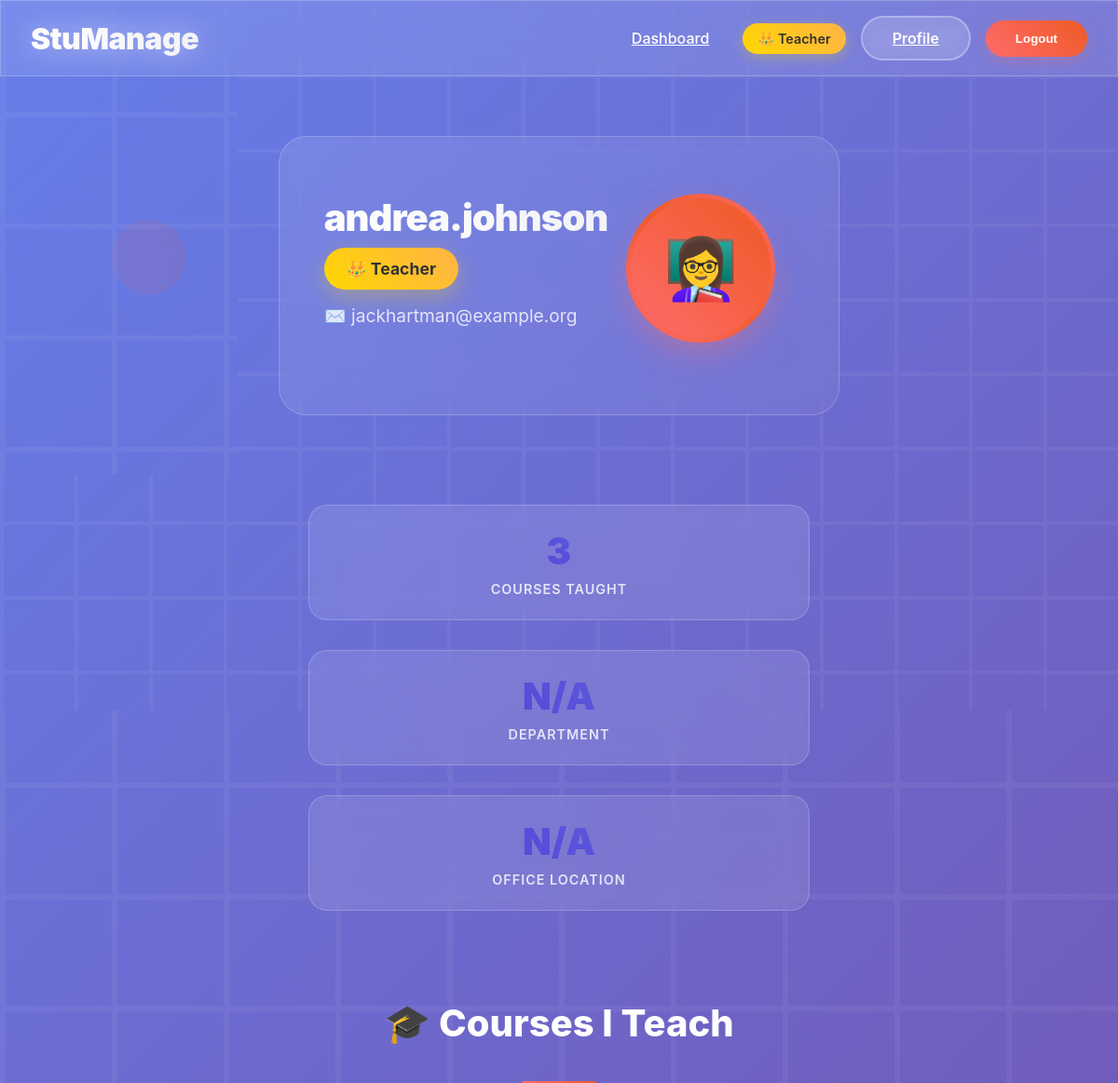
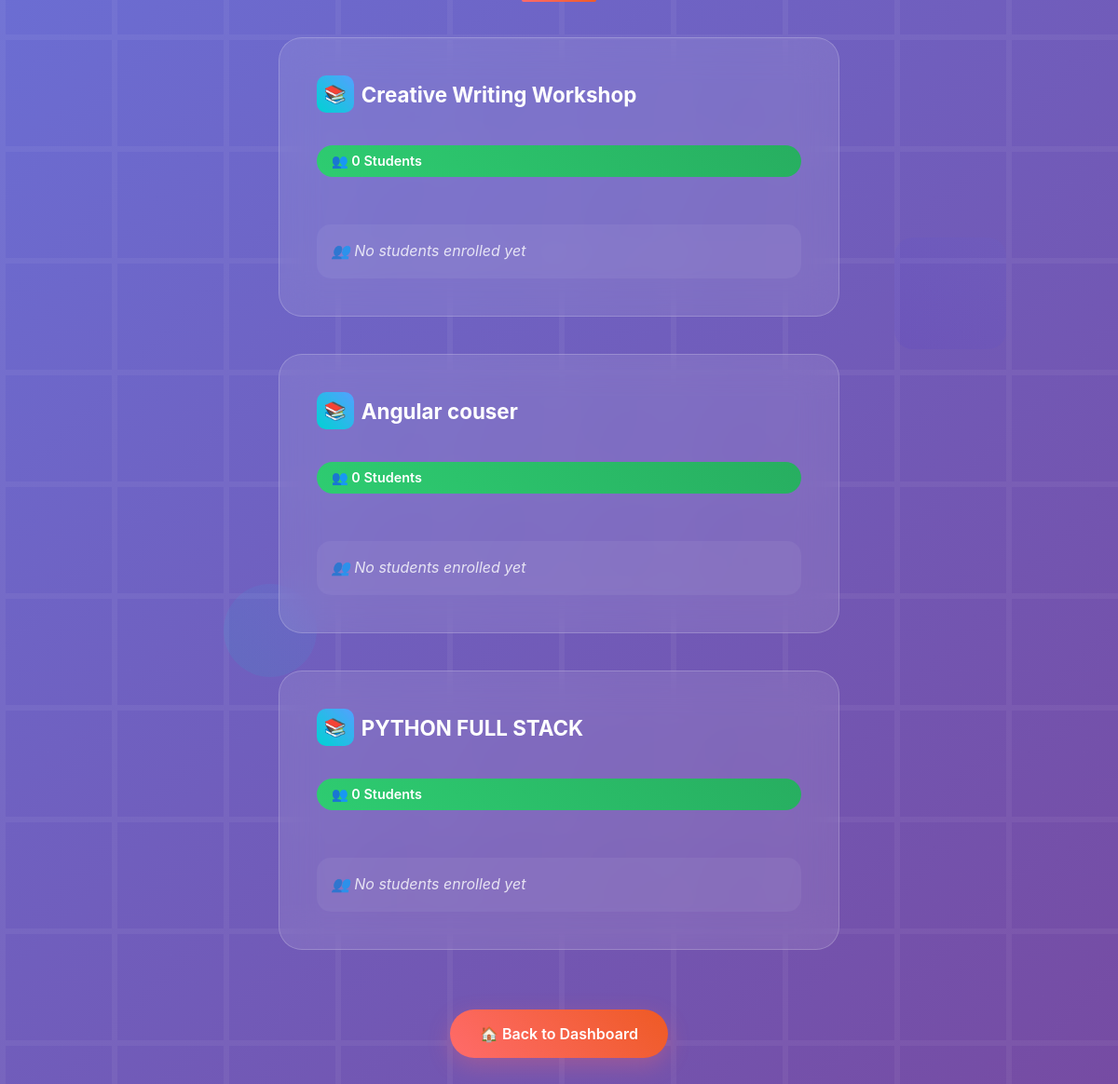
The app's page /accounts/profile/ (signed in) with its own data (2 pictures, top to bottom).
### accounts/models.py (models this page shows, shortened)
class Profile(models.Model):
    USER_ROLES = (
        ('student', 'Student'),
        ('teacher', 'Teacher'),
        ('admin', 'Admin'),
    )
    user = models.OneToOneField(User, on_delete=models.CASCADE)
    role = models.CharField(max_length=10, choices=USER_ROLES)
    bio = models.TextField(blank=True)
    student_id = models.CharField(max_length=20, blank=True, null=True)
    enrollment_year = models.IntegerField(blank=True, null=True)
    department = models.CharField(max_length=100, blank=True, null=True)
    office_location = models.CharField(max_length=100, blank=True, null=True)

### courses/models.py (models this page shows, shortened)
class Course(models.Model):
    title = models.CharField(max_length=100)
    description = models.TextField()
    teacher = models.ForeignKey(Profile, on_delete=models.CASCADE, limit_choices_to={'role': 'teacher'})
    created_at = models.DateTimeField(auto_now_add=True)

### accounts/views.py (the view, shortened to what this page needs)
# urls.py: path('profile/', account_views.profile_view, name='profile')
@login_required
def profile_view(request):
    profile = request.user.profile
    context = {'profile': profile}
    if profile.role == 'teacher':
        courses = Course.objects.filter(teacher=profile)
        course_data = []
        for course in courses:
            enrolled_students = Enrollment.objects.filter(course=course)
            course_data.append({
                'course': course,
                'enrollments': enrolled_students
            })
        context['courses'] = course_data
    return render(request, 'accounts/profile.html', context)

### templates/accounts/profile.html (shortened to what this page needs)
{% extends 'base.html' %}
{% block content %}
<div class="main-container">
    <div class="content-wrapper">
        <div class="profile-hero">
            <div class="profile-info">
                <h1 class="profile-name">{{ profile.user.username }}</h1>
                <div class="profile-role">
                    {% if profile.role == 'student' %}🎓 Student
                    {% elif profile.role == 'teacher' %}👑 Teacher
                    {% else %}👤 {{ profile.role|capfirst }}{% endif %}
                </div>
                <div class="profile-email">✉️ {{ profile.user.email }}</div>
            </div>
            <div class="profile-avatar-section">
                <div class="profile-avatar">
                    {% if profile.role == 'student' %}👨‍🎓
                    {% elif profile.role == 'teacher' %}👩‍🏫
                    {% else %}👤{% endif %}
                </div>
            </div>
        </div>
        {% if profile.role == 'student' %}
            <div class="full-width-section">
                <div class="stats-grid">
                    <div class="stat-card">
                        <div class="stat-number">{{ profile.student_id }}</div>
                        <div class="stat-label">Student ID</div>
                    </div>
                    <div class="stat-card">
                        <div class="stat-number">{{ profile.enrollment_year }}</div>
                        <div class="stat-label">Enrollment Year</div>
                    </div>
                    <div class="stat-card">
                        <div class="stat-number">{{ enrollments|length }}</div>
                        <div class="stat-label">Enrolled Courses</div>
                    </div>
                </div>
            </div>
        {% elif profile.role == 'teacher' %}
            <div class="full-width-section">
                <div class="stats-grid">
                    <div class="stat-card">
                        <div class="stat-number">{{ courses|length }}</div>
                        <div class="stat-label">Courses Taught</div>
                    </div>
                    <div class="stat-card">
                        <div class="stat-number">{{ profile.department|default:"N/A" }}</div>
                        <div class="stat-label">Department</div>
                    </div>
                    <div class="stat-card">
                        <div class="stat-number">{{ profile.office_location|default:"N/A" }}</div>
                        <div class="stat-label">Office Location</div>
                    </div>
                </div>
            </div>
        {% endif %}
    </div>
</div>
{% if profile.role == 'student' %}
    <div class="full-width-section">
        <h2 class="section-title">📚 My Enrolled Courses</h2>
        {% if enrollments %}
            <div class="courses-grid">
                {% for item in enrollments %}
                    <div class="course-card">
                        <div class="course-title">
                            <div class="course-icon">📖</div>
                            {{ item.course.title }}
                        </div>
                        {% if item.grade.score %}
                            {% if item.grade.score >= 90 %}
                                <div class="grade-badge grade-a">🏆 Grade: {{ item.grade.score }}</div>
                            {% elif item.grade.score >= 80 %}
                                <div class="grade-badge grade-b">⭐ Grade: {{ item.grade.score }}</div>
                            {% elif item.grade.score >= 70 %}
                                <div class="grade-badge grade-c">📊 Grade: {{ item.grade.score }}</div>
                            {% else %}
                                <div class="grade-badge grade-c">📈 Grade: {{ item.grade.score }}</div>
                            {% endif %}
                        {% else %}
                            <div class="grade-badge grade-pending">⏳ Grade: Pending</div>
                        {% endif %}
                        {% if item.grade.feedback %}
                            <div class="feedback-text">
                                💬 "{{ item.grade.feedback }}"
                            </div>
                        {% else %}
                            <div class="feedback-text">
                                💭 No feedback available yet
                            </div>
                        {% endif %}
                    </div>
                {% endfor %}
            </div>
        {% else %}
            <div class="empty-state">
                <div class="empty-icon">📚</div>
                <p>You haven't enrolled in any courses yet!</p>
            </div>
        {% endif %}
    </div>
{% elif profile.role == 'teacher' %}
    <div class="full-width-section">
        <h2 class="section-title">🎓 Courses I Teach</h2>
        {% if courses %}
            <div class="courses-grid">
                {% for item in courses %}
                    <div class="course-card">
                        <div class="course-title">
                            <div class="course-icon">📚</div>
                            {{ item.course.title }}
                        </div>
                        <div class="grade-badge grade-a">
                            👥 {{ item.enrollments|length }} Students
                        </div>
                        {% if item.enrollments %}
                            <div class="student-list">
                                {% for enroll in item.enrollments %}
                                    <div class="student-item">
                                        <div class="student-avatar">
                                            {{ enroll.student.user.username|first|upper }}
                                        </div>
                                        {{ enroll.student.user.username }}
                                    </div>
                                {% endfor %}
                            </div>
                        {% else %}
                            <div class="feedback-text">
                                👥 No students enrolled yet
                            </div>
                        {% endif %}
                    </div>
                {% endfor %}
            </div>
        {% else %}
            <div class="empty-state">
                <div class="empty-icon">🎓</div>
                <p>You haven't been assigned any courses yet!</p>
            </div>
        {% endif %}
    </div>
{% endif %}
<div class="action-buttons">
    <a href="{% url 'dashboard' %}" class="btn-primary">🏠 Back to Dashboard</a>
</div>
{% endblock %}

### templates/base.html (shortened to what this page needs)
<!DOCTYPE html>
<html lang="en">
<head>
</head>
<body>
    <div class="floating-shapes">
        <div class="shape"></div>
        <div class="shape"></div>
        <div class="shape"></div>
    </div>
    <nav class="navbar">
        <div class="container">
            <div class="d-flex align-items-center justify-content-between" style="width: 100%;">
                <div class="navbar-brand">StuManage</div>
                <ul class="nav-list">
                    <li class="nav-item">
                        <a class="nav-link" href="/dashboard">Dashboard</a>
                    </li>
                    <li class="nav-item">
                        <span class="admin-badge">👑 {{ profile.role|capfirst }}</span>
                    </li>
                    <li class="nav-item">
                        <div class="btn-group">
                            <a href="{% url 'profile' %}" class="btn-secondary">Profile</a>
                            <form method="post" action="{% url 'logout' %}" style="display: inline;">
    <button type="submit" class="btn-auth">Logout</button>
</form>
                        </div>
                    </li>
                </ul>
            </div>
        </div>
    </nav>
   <main class="main-content">
    <div class="container">
        {% block content %}{% endblock %}
    </div>
</main>
</body>
</html>

### templates/base.html (style rules this page uses)
* { margin: 0; padding: 0; box-sizing: border-box; }
body { font-family: 'Inter', -apple-system, BlinkMacSystemFont, 'Segoe UI', sans-serif; background: linear-gradient(135deg, #667eea 0%, #764ba2 100%); min-height: 100vh; overflow-x: hidden; position: relative; }
body::before { content: ''; position: fixed; top: 0; left: 0; width: 100%; height: 100%; pointer-events: none; z-index: -1; }
.floating-shapes { position: fixed; top: 0; left: 0; width: 100%; height: 100%; pointer-events: none; z-index: -1; }
.shape { position: absolute; opacity: 0.1; animation: float 20s infinite ease-in-out; }
.shape:nth-child(1) { top: 10%; left: 10%; width: 80px; height: 80px; background: linear-gradient(45deg, #ff6b6b, #ee5a24); border-radius: 50%; animation-delay: 0s; }
.shape:nth-child(2) { top: 60%; right: 10%; width: 120px; height: 120px; background: linear-gradient(45deg, #4834d4, #686de0); border-radius: 20px; animation-delay: -5s; }
.shape:nth-child(3) { bottom: 20%; left: 20%; width: 100px; height: 100px; background: linear-gradient(45deg, #00d2d3, #54a0ff); border-radius: 50%; animation-delay: -10s; }
.navbar { background: rgba(255, 255, 255, 0.1); backdrop-filter: blur(20px); border: 1px solid rgba(255, 255, 255, 0.2); padding: 1rem 0; position: relative; z-index: 1000; }
.navbar::before { content: ''; position: absolute; top: 0; left: 0; right: 0; bottom: 0; background: linear-gradient(90deg, transparent, rgba(255,255,255,0.1), transparent); transform: translateX(-100%); animation: shimmer 3s infinite; }
.navbar-brand { font-size: 2rem; font-weight: 900; background: linear-gradient(45deg, #fff, #f1f2f6); -webkit-background-clip: text; -webkit-text-fill-color: transparent; background-clip: text; text-shadow: 0 0 30px rgba(255,255,255,0.5); letter-spacing: -0.5px; }
.nav-link { color: white !important; font-weight: 500; position: relative; transition: all 0.3s ease; padding: 0.5rem 1rem !important; border-radius: 50px; margin: 0 0.25rem; }
.btn-auth { background: linear-gradient(45deg, #ff6b6b, #ee5a24); border: none; padding: 0.75rem 2rem; border-radius: 50px; color: white; font-weight: 600; transition: all 0.3s ease; box-shadow: 0 4px 15px rgba(255, 107, 107, 0.3); position: relative; overflow: hidden; }
.btn-auth::before { content: ''; position: absolute; top: 0; left: -100%; width: 100%; height: 100%; background: linear-gradient(90deg, transparent, rgba(255,255,255,0.2), transparent); transition: left 0.5s; }
.btn-secondary { background: rgba(255, 255, 255, 0.1); border: 2px solid rgba(255, 255, 255, 0.3); color: white; padding: 0.75rem 2rem; border-radius: 50px; font-weight: 600; transition: all 0.3s ease; backdrop-filter: blur(10px); }
.main-content { padding: 4rem 0; min-height: 80vh; display: flex; align-items: center; justify-content: center; }
.admin-badge { background: linear-gradient(45deg, #ffd700, #ffb347); color: #333; padding: 0.5rem 1rem; border-radius: 20px; font-weight: 600; font-size: 0.9rem; box-shadow: 0 4px 15px rgba(255, 215, 0, 0.3); }
.container { max-width: 1200px; margin: 0 auto; padding: 0 2rem; }
.d-flex { display: flex; }
.align-items-center { align-items: center; }
.justify-content-between { justify-content: space-between; }
.nav-list { display: flex; list-style: none; align-items: center; gap: 1rem; }
.btn-group { display: flex; gap: 1rem; align-items: center; }

### records on screen
Profile: role "Teacher", user.username "andrea.johnson", user.email "jackhartman@example.org", department "N/A", office_location "N/A"
Course: course "Creative Writing Workshop", enrollments|length "0"
Course: course "Angular couser", enrollments|length "0"
Course: course "PYTHON FULL STACK", enrollments|length "0"

### other values on screen
{{ courses|length }} "3"
